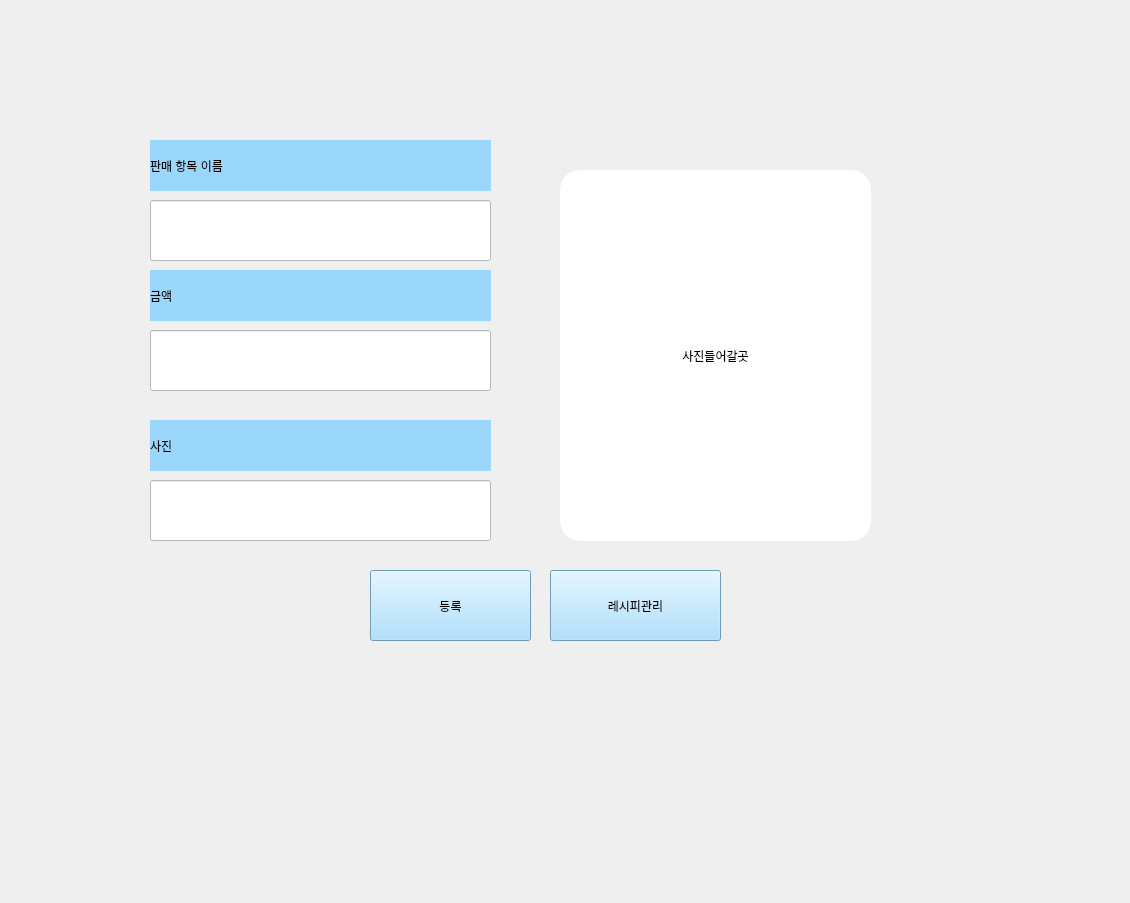
    <widget class="QWidget" name="number4">
     <widget class="QLabel" name="label_21">
      <property name="geometry">
       <rect>
        <x>0</x>
        <y>0</y>
        <width>1121</width>
        <height>894</height>
       </rect>
      </property>
      <property name="text">
       <string/>
      </property>
      <property name="pixmap">
       <pixmap>레시피관리.jpg</pixmap>
      </property>
      <property name="scaledContents">
       <bool>true</bool>
      </property>
     </widget>
     <widget class="QLineEdit" name="item_name_lineEdit">
      <property name="geometry">
       <rect>
        <x>150</x>
        <y>200</y>
        <width>341</width>
        <height>61</height>
       </rect>
      </property>
      <property name="styleSheet">
       <string notr="true">background-color:rgb(255, 255, 255);
color:rgb(0, 0, 0);
font: 30pt &quot;Sitka Banner&quot;;</string>
      </property>
      <property name="text">
       <string/>
      </property>
     </widget>
     <widget class="QLabel" name="label_51">
      <property name="geometry">
       <rect>
        <x>150</x>
        <y>140</y>
        <width>341</width>
        <height>51</height>
       </rect>
      </property>
      <property name="styleSheet">
       <string notr="true">background-color:rgb(155, 215, 251);
font: 25pt &quot;Sitka Banner&quot;;
color: rgb(0, 0, 0);</string>
      </property>
      <property name="text">
       <string>판매 항목 이름</string>
      </property>
     </widget>
     <widget class="QLineEdit" name="item_picture_lineEdit">
      <property name="geometry">
       <rect>
        <x>150</x>
        <y>480</y>
        <width>341</width>
        <height>61</height>
       </rect>
      </property>
      <property name="styleSheet">
       <string notr="true">background-color:rgb(255, 255, 255);
color:rgb(0, 0, 0);
font: 30pt &quot;Sitka Banner&quot;;</string>
      </property>
      <property name="text">
       <string/>
      </property>
     </widget>
     <widget class="QLabel" name="item_picture_label">
      <property name="geometry">
       <rect>
        <x>560</x>
        <y>170</y>
        <width>311</width>
        <height>371</height>
       </rect>
      </property>
      <property name="styleSheet">
       <string notr="true">border-radius: 20px;
background-color:rgb(255, 255, 255);
color:rgb(0, 0, 0);
font: 30pt &quot;Sitka Banner&quot;;</string>
      </property>
      <property name="text">
       <string>사진들어갈곳</string>
      </property>
      <property name="alignment">
       <set>Qt::AlignCenter</set>
      </property>
     </widget>
     <widget class="QLineEdit" name="item_price_lineEdit">
      <property name="geometry">
       <rect>
        <x>150</x>
        <y>330</y>
        <width>341</width>
        <height>61</height>
       </rect>
      </property>
      <property name="styleSheet">
       <string notr="true">background-color:rgb(255, 255, 255);
color:rgb(0, 0, 0);
font: 30pt &quot;Sitka Banner&quot;;</string>
      </property>
      <property name="text">
       <string/>
      </property>
     </widget>
     <widget class="QLabel" name="label_53">
      <property name="geometry">
       <rect>
        <x>150</x>
        <y>420</y>
        <width>341</width>
        <height>51</height>
       </rect>
      </property>
      <property name="styleSheet">
       <string notr="true">background-color:rgb(155, 215, 251);
font: 25pt &quot;Sitka Banner&quot;;
color: rgb(0, 0, 0);</string>
      </property>
      <property name="text">
       <string>사진</string>
      </property>
     </widget>
     <widget class="QLabel" name="label_52">
      <property name="geometry">
       <rect>
        <x>150</x>
        <y>270</y>
        <width>341</width>
        <height>51</height>
       </rect>
      </property>
      <property name="styleSheet">
       <string notr="true">background-color:rgb(155, 215, 251);
font: 25pt &quot;Sitka Banner&quot;;
color: rgb(0, 0, 0);</string>
      </property>
      <property name="text">
       <string>금액</string>
      </property>
     </widget>
     <widget class="QPushButton" name="item_enrollment_btn">
      <property name="geometry">
       <rect>
        <x>370</x>
        <y>570</y>
        <width>161</width>
        <height>71</height>
       </rect>
      </property>
      <property name="styleSheet">
       <string notr="true">background-color:rgb(155, 215, 251);
font: 25pt &quot;Sitka Banner&quot;;
color: rgb(0, 0, 0);</string>
      </property>
      <property name="text">
       <string>등록</string>
      </property>
     </widget>
     <widget class="QPushButton" name="recipe_management_go_btn">
      <property name="geometry">
       <rect>
        <x>550</x>
        <y>570</y>
        <width>171</width>
        <height>71</height>
       </rect>
      </property>
      <property name="styleSheet">
       <string notr="true">background-color:rgb(155, 215, 251);
font: 25pt &quot;Sitka Banner&quot;;
color: rgb(0, 0, 0);</string>
      </property>
      <property name="text">
       <string>레시피관리</string>
      </property>
     </widget>
    </widget>
